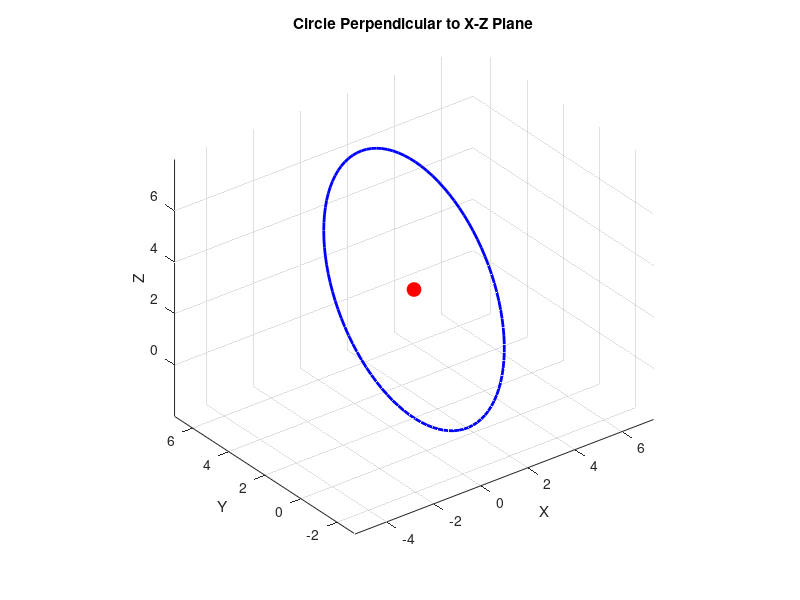

MATLAB code to generate this figure:
% Given point coordinates and radius
x = 1; % example value for x
y = 2; % example value for y
z = 3; % example value for z
qw = 1; % example quaternion w-component
qx = 0; % example quaternion x-component
qy = 0; % quaternion y-component (zero for vertical to x-z plane)
qz = 0; % example quaternion z-component
r = 5; % example radius

% Define the angle range for the circle
theta = linspace(0, 2*pi, 100);

% Calculate the points on the circle in the y-z plane
yc = y + r * cos(theta);
zc = z + r * sin(theta);

% Create the 3D plot
figure;
hold on;
plot3(x * ones(size(theta)), yc, zc, 'b-', 'LineWidth', 2); % Circle
plot3(x, y, z, 'ro', 'MarkerSize', 10, 'MarkerFaceColor', 'r'); % Center point

% Axis labels and title
xlabel('X');
ylabel('Y');
zlabel('Z');
title('Circle Perpendicular to X-Z Plane');
grid on;
axis equal;
view(3);
hold off;